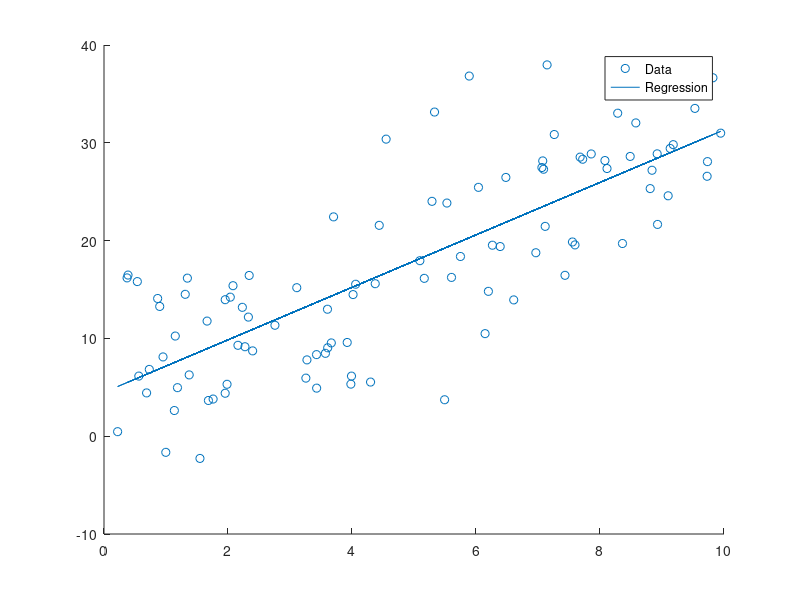
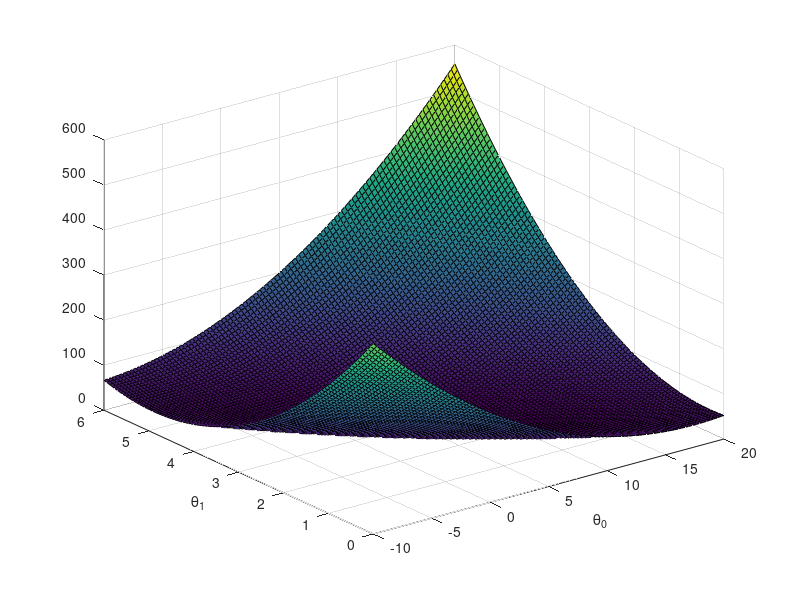
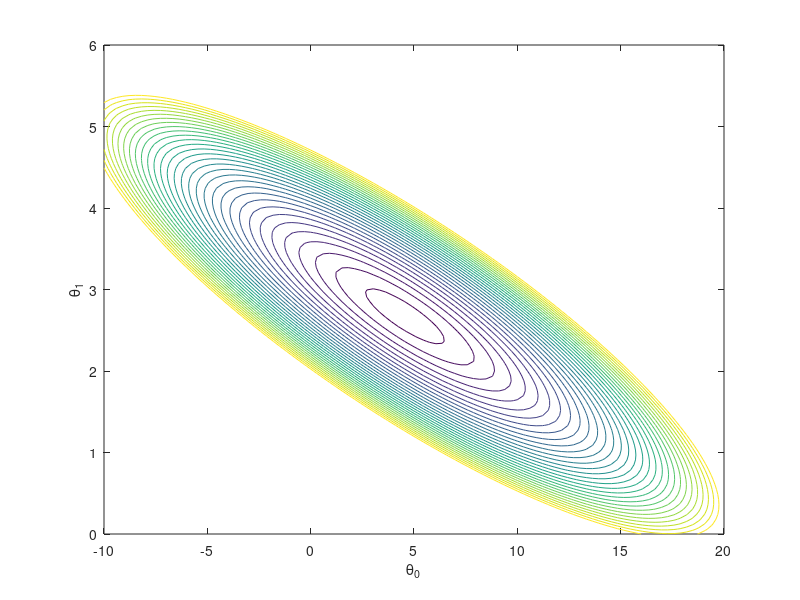

The MATLAB script that drew these images, in order:
%
% CSCI 4155 Machine Learning
% A4 Q1 Learn regression using gradent decent
% 

clear all; close all; clc
x = load('X.dat'); y = load('Y.dat');
m = length(y); 

figure; 
scatter(x, y, 'o');

% Gradient descent
x = [ones(m, 1) x]; 
theta = zeros(size(x(1,:)))';
MAX_ITR = 300;
alpha = 0.05;

for num_iterations = 1:MAX_ITR
    grad = (1/m).* x' * ((x * theta) - y);
    theta = theta - alpha .* grad;
end
% found theta
theta

% Plot the linear fit	
hold on; 
plot(x(:,2), x*theta, '-')
legend('Data', 'Regression')
hold off 

% value for X = 20
predict = [1, 20] *theta

theta0_vals = linspace(-10, 20, 100);
theta1_vals = linspace(0, 6, 100);

J_vals = zeros(length(theta0_vals), length(theta1_vals));

for i = 1:length(theta0_vals)
	  for j = 1:length(theta1_vals)
	  t = [theta0_vals(i); theta1_vals(j)];    
	  J_vals(i,j) = (0.5/m) .* (x * t - y)' * (x * t - y);
    end
end

J_vals = J_vals';
figure;
surf(theta0_vals, theta1_vals, J_vals)
xlabel('\theta_0'); ylabel('\theta_1');

figure;
contour(theta0_vals, theta1_vals, J_vals , linspace(0, 50,50))
xlabel('\theta_0'); ylabel('\theta_1');